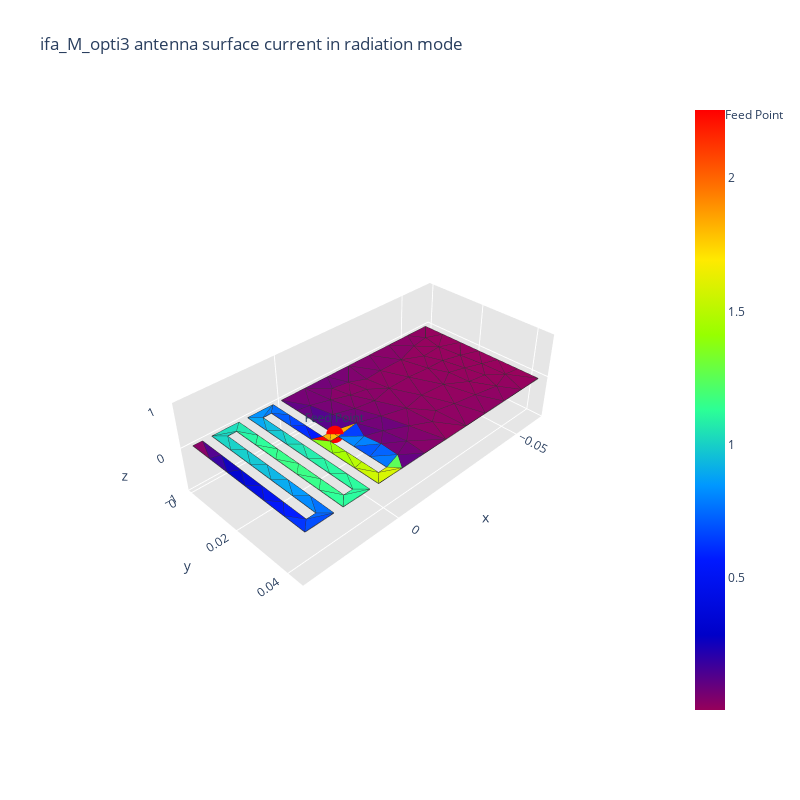
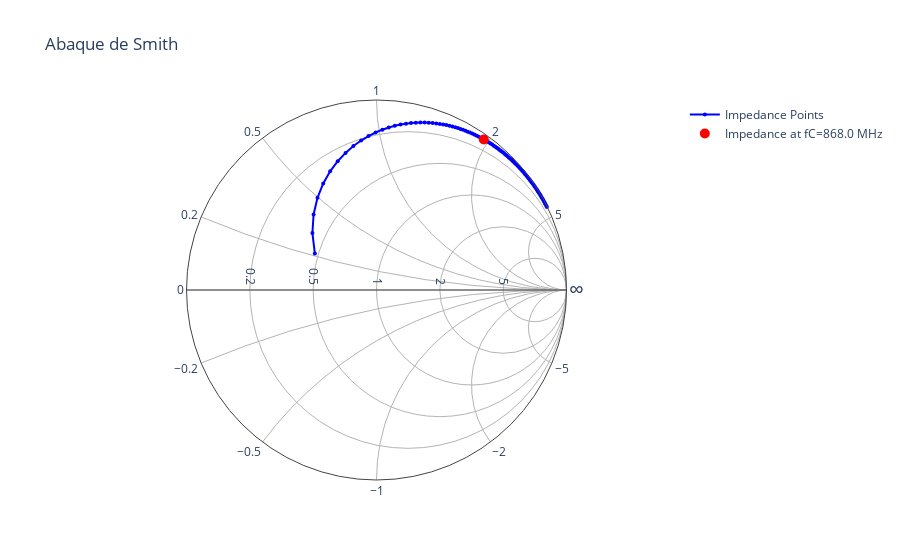
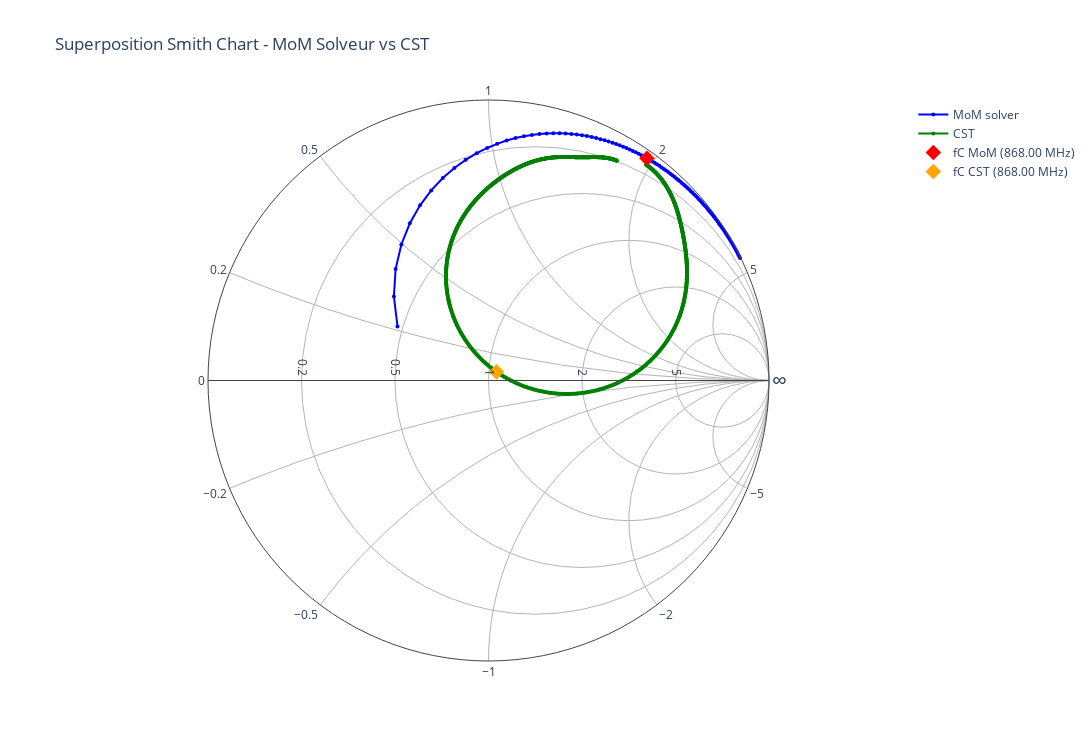
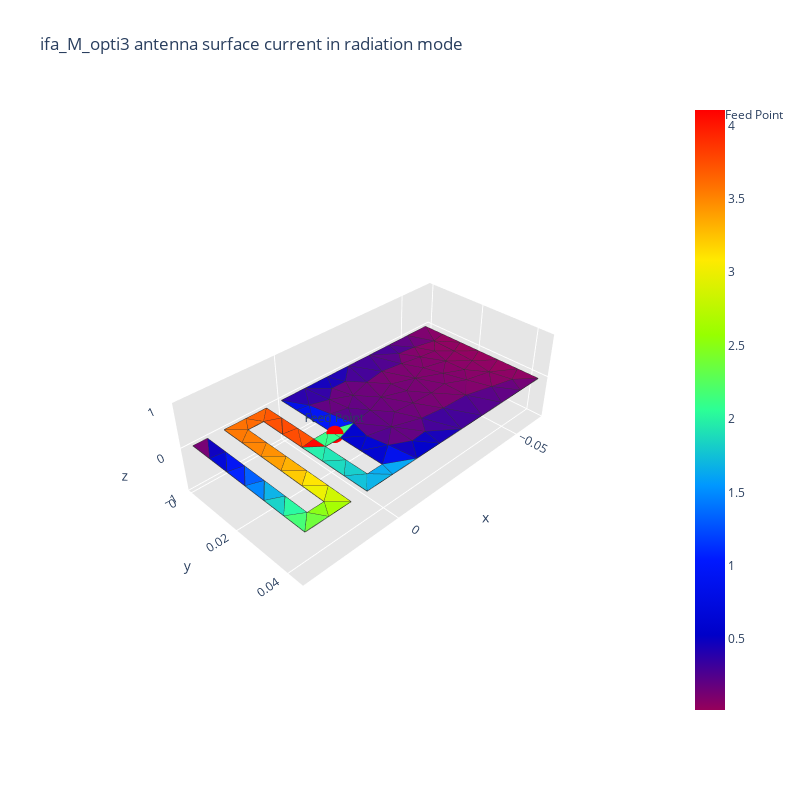

The cell these charts' notebook holds for them, in order:
### Code cell
optimize_ifa(ifa_meander_msh, ifa_meander_mat,
             frequencies, fC, fLow, fHigh, nPoints, fc_index,
             a, b, largeur_piste, distance_meandre, feed, feed_point, x_t, y_t, save_mesh_folder, mesh_name, mesh_size)
